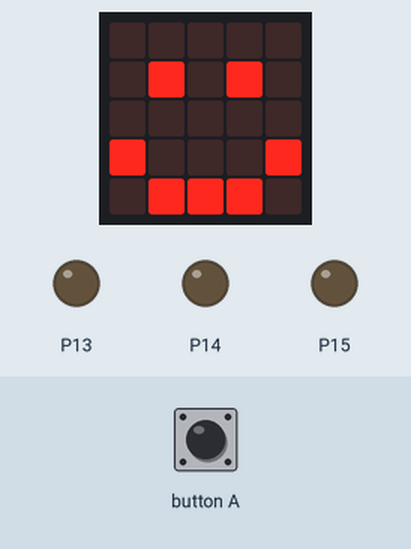
The program below on a simulated BBC micro:bit (MakeCode). Shown: the board's 5×5 LED display, output pins drawn as LEDs (lit = HIGH). The test bench sets the inputs (shaded band). The 48×5 strip is a reading aid, not a part: it shows the text the display is scrolling, unrolled, one strip-width of it at a time.

Above: at 1.8 s.
1.9 s: button A pressed for 0.15 s
At 6.4 s:
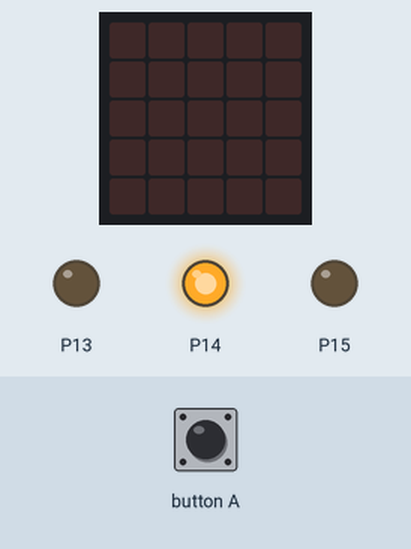
At 11.9 s:
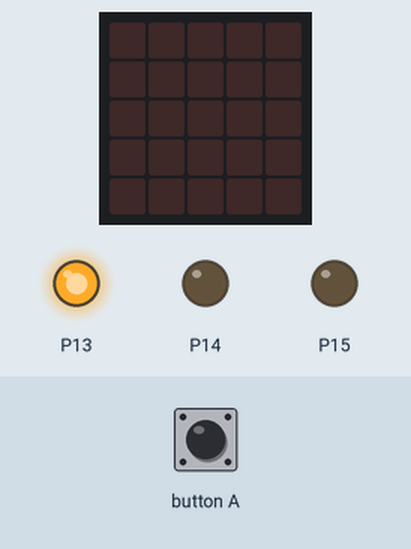
Timing chart, 0 to 20.0 s (numbered marks = the images above; inputs shaded):
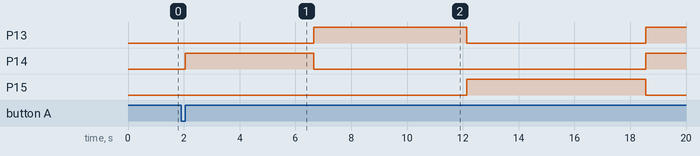

Measured:
- after the input at 1.9 s, P13: LOW → HIGH after 4.8 s, → LOW 5.5 s later, → HIGH 6.4 s later; P14: LOW → HIGH after 0.15 s, → LOW 4.6 s later, → HIGH 11.9 s later; P15: LOW → HIGH after 10.3 s, → LOW 6.4 s later; the display: first changes after 0.15 s (image 1 shows a later state)
- what the display in image 1 shows lasts 1.0 s, from 5.7 s to 6.7 s

The program:

main.ts
```typescript
// (licence header left out)
basic.showIcon(IconNames.Happy)

// button A
input.onButtonPressed(Button.A, function () {

  basic.clearScreen()

  // turn on red
  pins.digitalWritePin(DigitalPin.P13, 0)
  pins.digitalWritePin(DigitalPin.P14, 1)
  pins.digitalWritePin(DigitalPin.P15, 0)
  basic.showString("Red")
  basic.pause(1000)

  // turn on blue
  pins.digitalWritePin(DigitalPin.P13, 1)
  pins.digitalWritePin(DigitalPin.P14, 0)
  pins.digitalWritePin(DigitalPin.P15, 0)
  basic.showString("Blue")
  basic.pause(1000)

  // turn on green
  pins.digitalWritePin(DigitalPin.P13, 0)
  pins.digitalWritePin(DigitalPin.P14, 0)
  pins.digitalWritePin(DigitalPin.P15, 1)
  basic.showString("Green")
  basic.pause(1000)

  // turn on magenta
  pins.digitalWritePin(DigitalPin.P13, 1)
  pins.digitalWritePin(DigitalPin.P14, 1)
  pins.digitalWritePin(DigitalPin.P15, 0)
  basic.showString("Magenta")
  basic.pause(1000)

  // turn on yellow
  pins.digitalWritePin(DigitalPin.P13, 0)
  pins.digitalWritePin(DigitalPin.P14, 1)
  pins.digitalWritePin(DigitalPin.P15, 1)
  basic.showString("Yellow")
  basic.pause(1000)

  // turn on cyan
  pins.digitalWritePin(DigitalPin.P13, 1)
  pins.digitalWritePin(DigitalPin.P14, 0)
  pins.digitalWritePin(DigitalPin.P15, 1)
  basic.showString("cyan")
  basic.pause(1000)

  // turn on white
  pins.digitalWritePin(DigitalPin.P13, 1)
  pins.digitalWritePin(DigitalPin.P14, 1)
  pins.digitalWritePin(DigitalPin.P15, 1)
  basic.showString("White")
  basic.pause(1000)


})
```
